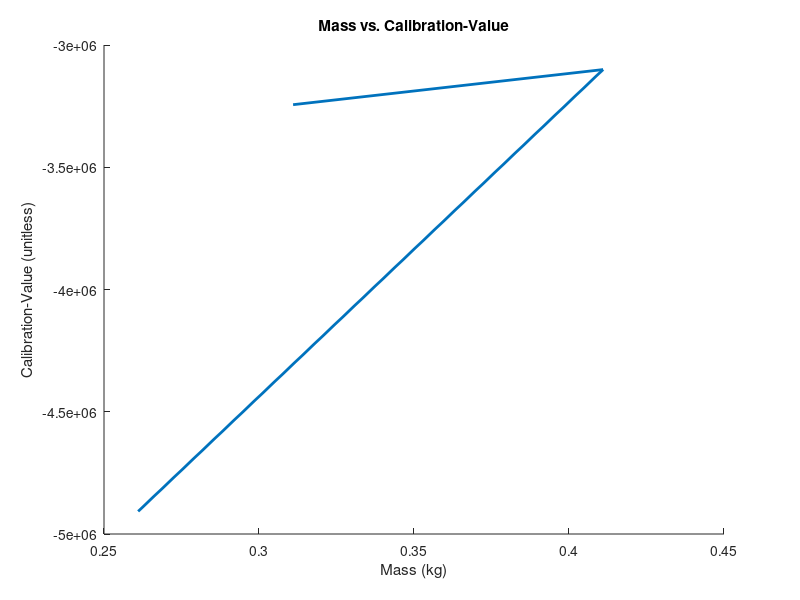

Recreate this plot in MATLAB.
%calibration test to interpolate between different load cell calibration values in the case of uncertainty in significant figures
clf()

%uses script from https://learn.sparkfun.com/tutorials/load-cell-amplifier-hx711-breakout-hookup-guide to calibrate a necessary constant for the 
%hx711 force tester

%linear interpolation formula
%y1+(y2-y1)/(x2-x1)*(x-x1)

%masses in kg, the first number represents the measured mass
%the other masses provide range for linear interpolation
mass_1=.311;
x2_1=.4;
x1_1=.3;

%ranges for calibration constants for the HX711 force sensor
mass_1_range=[-3347500,-2407500];

%gives a linear interpolation to find the interpolated value for the
%calibration value of the first mass 
cal_1=mass_1_range(1)+((mass_1_range(2)-mass_1_range(1))/(x2_1-x1_1))*(mass_1-x1_1)

mass_2=.411;
x2_2=.5;
x1_2=.4;
mass_2_range=[-3177500,-2477500];

cal_2=mass_2_range(1)+((mass_2_range(2)-mass_2_range(1))/(x2_2-x1_2))*(mass_2-x1_2)

mass_3=.261;
x2_3=.3;
x1_3=.2;
mass_3_range=[-6487500,-3897500];

cal_3=mass_3_range(1)+((mass_3_range(2)-mass_3_range(1))/(x2_3-x1_3))*(mass_3-x1_3)



%creates basis for the the x and y axes
masses=[mass_1,mass_2,mass_3];

%calibrated array
cals=[cal_1,cal_2,cal_3];

%uses polyfit to fit the lines in all instances (1st degree polynomial)
slope_fit = polyfit(masses,cals,1);
slope_val=slope_fit(1)

hold on 
plot(masses,cals, "LineWidth",2, "DisplayName","Mass vs. Calibration-Value")
hold off

xlabel("Mass (kg)")
ylabel("Calibration-Value (unitless)")
title("Mass vs. Calibration-Value")

